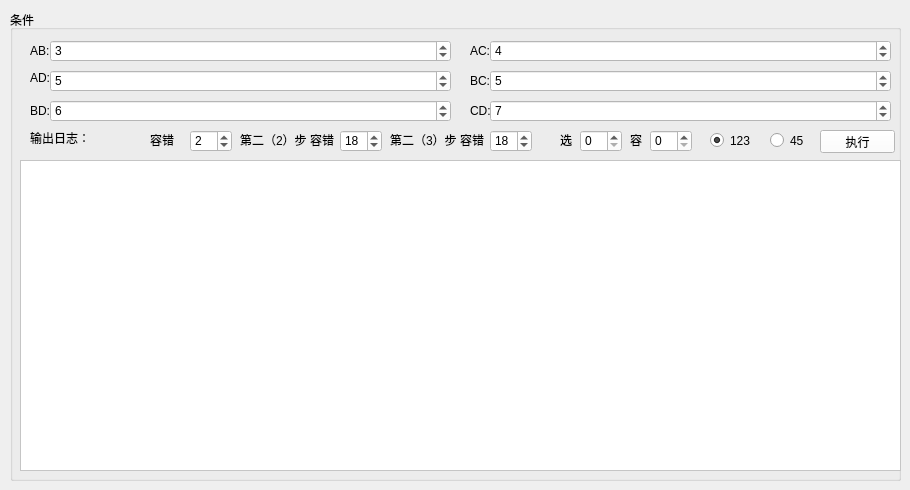
    <widget class="QWidget" name="tab_3">
     <attribute name="title">
      <string>第二步</string>
     </attribute>
     <widget class="QGroupBox" name="t3_rb1_2">
      <property name="geometry">
       <rect>
        <x>10</x>
        <y>10</y>
        <width>891</width>
        <height>471</height>
       </rect>
      </property>
      <property name="title">
       <string>条件</string>
      </property>
      <widget class="QLabel" name="label_6">
       <property name="geometry">
        <rect>
         <x>20</x>
         <y>30</y>
         <width>31</width>
         <height>21</height>
        </rect>
       </property>
       <property name="text">
        <string>AB:</string>
       </property>
      </widget>
      <widget class="QLabel" name="label_7">
       <property name="geometry">
        <rect>
         <x>460</x>
         <y>30</y>
         <width>31</width>
         <height>21</height>
        </rect>
       </property>
       <property name="text">
        <string>AC:</string>
       </property>
      </widget>
      <widget class="QLabel" name="label_8">
       <property name="geometry">
        <rect>
         <x>20</x>
         <y>60</y>
         <width>31</width>
         <height>16</height>
        </rect>
       </property>
       <property name="text">
        <string>AD:</string>
       </property>
      </widget>
      <widget class="QLabel" name="label_9">
       <property name="geometry">
        <rect>
         <x>460</x>
         <y>60</y>
         <width>31</width>
         <height>21</height>
        </rect>
       </property>
       <property name="text">
        <string>BC:</string>
       </property>
      </widget>
      <widget class="QLabel" name="label_10">
       <property name="geometry">
        <rect>
         <x>20</x>
         <y>90</y>
         <width>31</width>
         <height>21</height>
        </rect>
       </property>
       <property name="text">
        <string>BD:</string>
       </property>
      </widget>
      <widget class="QLabel" name="label_11">
       <property name="geometry">
        <rect>
         <x>460</x>
         <y>90</y>
         <width>31</width>
         <height>21</height>
        </rect>
       </property>
       <property name="text">
        <string>CD:</string>
       </property>
      </widget>
      <widget class="QSpinBox" name="t3_ab_sb">
       <property name="geometry">
        <rect>
         <x>40</x>
         <y>30</y>
         <width>401</width>
         <height>22</height>
        </rect>
       </property>
       <property name="styleSheet">
        <string notr="true">background-color: rgb(255, 255, 255);</string>
       </property>
       <property name="value">
        <number>3</number>
       </property>
      </widget>
      <widget class="QSpinBox" name="t3_ac_sb">
       <property name="geometry">
        <rect>
         <x>480</x>
         <y>30</y>
         <width>401</width>
         <height>22</height>
        </rect>
       </property>
       <property name="styleSheet">
        <string notr="true">background-color: rgb(255, 255, 255);</string>
       </property>
       <property name="value">
        <number>4</number>
       </property>
      </widget>
      <widget class="QSpinBox" name="t3_ad_sb">
       <property name="geometry">
        <rect>
         <x>40</x>
         <y>60</y>
         <width>401</width>
         <height>22</height>
        </rect>
       </property>
       <property name="styleSheet">
        <string notr="true">background-color: rgb(255, 255, 255);</string>
       </property>
       <property name="value">
        <number>5</number>
       </property>
      </widget>
      <widget class="QSpinBox" name="t3_bc_sb">
       <property name="geometry">
        <rect>
         <x>480</x>
         <y>60</y>
         <width>401</width>
         <height>22</height>
        </rect>
       </property>
       <property name="styleSheet">
        <string notr="true">background-color: rgb(255, 255, 255);</string>
       </property>
       <property name="value">
        <number>5</number>
       </property>
      </widget>
      <widget class="QSpinBox" name="t3_bd_sb">
       <property name="geometry">
        <rect>
         <x>40</x>
         <y>90</y>
         <width>401</width>
         <height>22</height>
        </rect>
       </property>
       <property name="styleSheet">
        <string notr="true">background-color: rgb(255, 255, 255);</string>
       </property>
       <property name="value">
        <number>6</number>
       </property>
      </widget>
      <widget class="QSpinBox" name="t3_cd_sb">
       <property name="geometry">
        <rect>
         <x>480</x>
         <y>90</y>
         <width>401</width>
         <height>22</height>
        </rect>
       </property>
       <property name="styleSheet">
        <string notr="true">background-color: rgb(255, 255, 255);</string>
       </property>
       <property name="value">
        <number>7</number>
       </property>
      </widget>
      <widget class="QTextBrowser" name="t3_log_pte">
       <property name="geometry">
        <rect>
         <x>10</x>
         <y>150</y>
         <width>881</width>
         <height>311</height>
        </rect>
       </property>
       <property name="styleSheet">
        <string notr="true">background-color: rgb(255, 255, 255);</string>
       </property>
      </widget>
      <widget class="QSpinBox" name="t3_err_sb">
       <property name="geometry">
        <rect>
         <x>180</x>
         <y>120</y>
         <width>42</width>
         <height>22</height>
        </rect>
       </property>
       <property name="styleSheet">
        <string notr="true">background-color: rgb(255, 255, 255);</string>
       </property>
       <property name="value">
        <number>2</number>
       </property>
      </widget>
      <widget class="QLabel" name="label_18">
       <property name="geometry">
        <rect>
         <x>140</x>
         <y>120</y>
         <width>31</width>
         <height>20</height>
        </rect>
       </property>
       <property name="text">
        <string>容错</string>
       </property>
      </widget>
      <widget class="QPushButton" name="t3_execute_btn">
       <property name="geometry">
        <rect>
         <x>810</x>
         <y>120</y>
         <width>75</width>
         <height>23</height>
        </rect>
       </property>
       <property name="styleSheet">
        <string notr="true">background-color: rgb(255, 255, 255);</string>
       </property>
       <property name="text">
        <string>执行</string>
       </property>
      </widget>
      <widget class="QLabel" name="label_13">
       <property name="geometry">
        <rect>
         <x>20</x>
         <y>120</y>
         <width>61</width>
         <height>16</height>
        </rect>
       </property>
       <property name="text">
        <string>输出日志：</string>
       </property>
      </widget>
      <widget class="QSpinBox" name="t3_xuan_sb">
       <property name="geometry">
        <rect>
         <x>570</x>
         <y>120</y>
         <width>42</width>
         <height>22</height>
        </rect>
       </property>
       <property name="styleSheet">
        <string notr="true">background-color: rgb(255, 255, 255);</string>
       </property>
      </widget>
      <widget class="QLabel" name="label_36">
       <property name="geometry">
        <rect>
         <x>550</x>
         <y>120</y>
         <width>16</width>
         <height>20</height>
        </rect>
       </property>
       <property name="text">
        <string>选</string>
       </property>
      </widget>
      <widget class="QLabel" name="label_37">
       <property name="geometry">
        <rect>
         <x>620</x>
         <y>120</y>
         <width>16</width>
         <height>20</height>
        </rect>
       </property>
       <property name="text">
        <string>容</string>
       </property>
      </widget>
      <widget class="QSpinBox" name="t3_r_sb">
       <property name="geometry">
        <rect>
         <x>640</x>
         <y>120</y>
         <width>42</width>
         <height>22</height>
        </rect>
       </property>
       <property name="styleSheet">
        <string notr="true">background-color: rgb(255, 255, 255);</string>
       </property>
      </widget>
      <widget class="QRadioButton" name="t3_rb1">
       <property name="geometry">
        <rect>
         <x>700</x>
         <y>120</y>
         <width>61</width>
         <height>21</height>
        </rect>
       </property>
       <property name="text">
        <string>123</string>
       </property>
       <property name="checked">
        <bool>true</bool>
       </property>
      </widget>
      <widget class="QRadioButton" name="t3_rb2">
       <property name="geometry">
        <rect>
         <x>760</x>
         <y>120</y>
         <width>51</width>
         <height>21</height>
        </rect>
       </property>
       <property name="text">
        <string>45</string>
       </property>
      </widget>
      <widget class="QLabel" name="label_54">
       <property name="geometry">
        <rect>
         <x>230</x>
         <y>120</y>
         <width>111</width>
         <height>20</height>
        </rect>
       </property>
       <property name="text">
        <string>第二（2）步 容错</string>
       </property>
      </widget>
      <widget class="QSpinBox" name="t3_h2err_sb">
       <property name="geometry">
        <rect>
         <x>330</x>
         <y>120</y>
         <width>42</width>
         <height>22</height>
        </rect>
       </property>
       <property name="styleSheet">
        <string notr="true">background-color: rgb(255, 255, 255);</string>
       </property>
       <property name="value">
        <number>18</number>
       </property>
      </widget>
      <widget class="QSpinBox" name="t3_h3err_sb">
       <property name="geometry">
        <rect>
         <x>480</x>
         <y>120</y>
         <width>42</width>
         <height>22</height>
        </rect>
       </property>
       <property name="styleSheet">
        <string notr="true">background-color: rgb(255, 255, 255);</string>
       </property>
       <property name="value">
        <number>18</number>
       </property>
      </widget>
      <widget class="QLabel" name="label_55">
       <property name="geometry">
        <rect>
         <x>380</x>
         <y>120</y>
         <width>101</width>
         <height>20</height>
        </rect>
       </property>
       <property name="text">
        <string>第二（3）步 容错</string>
       </property>
      </widget>
     </widget>
    </widget>
